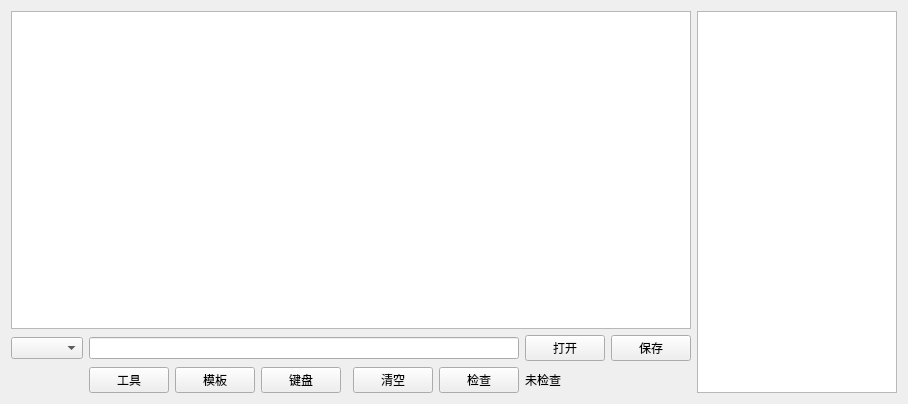
<?xml version="1.0" encoding="UTF-8"?>
<ui version="4.0">
 <class>QuantifyEditWindow</class>
 <widget class="QWidget" name="QuantifyEditWindow">
  <property name="geometry">
   <rect>
    <x>0</x>
    <y>0</y>
    <width>866</width>
    <height>404</height>
   </rect>
  </property>
  <property name="windowTitle">
   <string>Form</string>
  </property>
  <layout class="QGridLayout" name="gridLayout">
   <item row="1" column="0" colspan="3">
    <widget class="QComboBox" name="comboBox"/>
   </item>
   <item row="2" column="9">
    <widget class="QPushButton" name="btnCheck">
     <property name="sizePolicy">
      <sizepolicy hsizetype="Fixed" vsizetype="Fixed">
       <horstretch>0</horstretch>
       <verstretch>0</verstretch>
      </sizepolicy>
     </property>
     <property name="text">
      <string>检查</string>
     </property>
    </widget>
   </item>
   <item row="1" column="10">
    <widget class="QPushButton" name="btnOpen">
     <property name="text">
      <string>打开</string>
     </property>
    </widget>
   </item>
   <item row="2" column="10" colspan="2">
    <widget class="QLabel" name="labelCheck">
     <property name="text">
      <string>未检查</string>
     </property>
    </widget>
   </item>
   <item row="2" column="4">
    <widget class="QPushButton" name="btnTemplate">
     <property name="sizePolicy">
      <sizepolicy hsizetype="Fixed" vsizetype="Fixed">
       <horstretch>0</horstretch>
       <verstretch>0</verstretch>
      </sizepolicy>
     </property>
     <property name="text">
      <string>模板</string>
     </property>
    </widget>
   </item>
   <item row="2" column="5">
    <widget class="QPushButton" name="keyboardButton">
     <property name="sizePolicy">
      <sizepolicy hsizetype="Fixed" vsizetype="Fixed">
       <horstretch>0</horstretch>
       <verstretch>0</verstretch>
      </sizepolicy>
     </property>
     <property name="text">
      <string>键盘</string>
     </property>
    </widget>
   </item>
   <item row="2" column="3">
    <widget class="QPushButton" name="addonButton">
     <property name="sizePolicy">
      <sizepolicy hsizetype="Fixed" vsizetype="Fixed">
       <horstretch>0</horstretch>
       <verstretch>0</verstretch>
      </sizepolicy>
     </property>
     <property name="text">
      <string>工具</string>
     </property>
    </widget>
   </item>
   <item row="2" column="8">
    <widget class="QPushButton" name="btnClear">
     <property name="sizePolicy">
      <sizepolicy hsizetype="Fixed" vsizetype="Fixed">
       <horstretch>0</horstretch>
       <verstretch>0</verstretch>
      </sizepolicy>
     </property>
     <property name="text">
      <string>清空</string>
     </property>
    </widget>
   </item>
   <item row="1" column="3" colspan="7">
    <widget class="QLineEdit" name="nameEdit">
     <property name="sizePolicy">
      <sizepolicy hsizetype="Expanding" vsizetype="Fixed">
       <horstretch>5</horstretch>
       <verstretch>0</verstretch>
      </sizepolicy>
     </property>
    </widget>
   </item>
   <item row="2" column="6" colspan="2">
    <spacer name="horizontalSpacer">
     <property name="orientation">
      <enum>Qt::Orientation::Horizontal</enum>
     </property>
     <property name="sizeHint" stdset="0">
      <size>
       <width>40</width>
       <height>20</height>
      </size>
     </property>
    </spacer>
   </item>
   <item row="1" column="11">
    <widget class="QPushButton" name="btnSave">
     <property name="text">
      <string>保存</string>
     </property>
    </widget>
   </item>
   <item row="0" column="12" rowspan="3">
    <widget class="QTextEdit" name="logEdit">
     <property name="sizePolicy">
      <sizepolicy hsizetype="Fixed" vsizetype="Expanding">
       <horstretch>200</horstretch>
       <verstretch>0</verstretch>
      </sizepolicy>
     </property>
     <property name="minimumSize">
      <size>
       <width>200</width>
       <height>0</height>
      </size>
     </property>
     <property name="maximumSize">
      <size>
       <width>200</width>
       <height>16777215</height>
      </size>
     </property>
    </widget>
   </item>
   <item row="0" column="0" colspan="12">
    <widget class="LineNumberTextEdit" name="textEdit"/>
   </item>
  </layout>
 </widget>
 <customwidgets>
  <customwidget>
   <class>LineNumberTextEdit</class>
   <extends>QTextEdit</extends>
   <header>linenumbertextedit.h</header>
  </customwidget>
 </customwidgets>
 <resources/>
 <connections/>
</ui>
